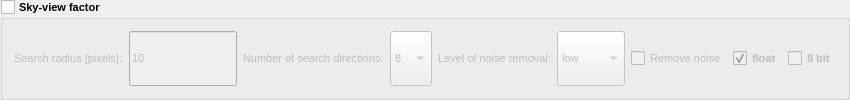
                  <widget class="QGroupBox" name="group_sky_view">
                   <property name="enabled">
                    <bool>true</bool>
                   </property>
                   <property name="sizePolicy">
                    <sizepolicy hsizetype="Preferred" vsizetype="Preferred">
                     <horstretch>0</horstretch>
                     <verstretch>0</verstretch>
                    </sizepolicy>
                   </property>
                   <property name="font">
                    <font>
                     <pointsize>8</pointsize>
                     <weight>75</weight>
                     <bold>true</bold>
                    </font>
                   </property>
                   <property name="accessibleDescription">
                    <string>sky_view_factor</string>
                   </property>
                   <property name="autoFillBackground">
                    <bool>false</bool>
                   </property>
                   <property name="title">
                    <string>Sky-view factor</string>
                   </property>
                   <property name="flat">
                    <bool>false</bool>
                   </property>
                   <property name="checkable">
                    <bool>true</bool>
                   </property>
                   <property name="checked">
                    <bool>false</bool>
                   </property>
                   <layout class="QHBoxLayout" name="horizontalLayout_18" stretch="0,0,0">
                    <item>
                     <layout class="QHBoxLayout" name="horizontalLayout_43">
                      <item>
                       <widget class="QLabel" name="label_43">
                        <property name="sizePolicy">
                         <sizepolicy hsizetype="Preferred" vsizetype="Preferred">
                          <horstretch>0</horstretch>
                          <verstretch>0</verstretch>
                         </sizepolicy>
                        </property>
                        <property name="font">
                         <font>
                          <pointsize>8</pointsize>
                          <weight>50</weight>
                          <bold>false</bold>
                         </font>
                        </property>
                        <property name="text">
                         <string>Search radius [pixels]:</string>
                        </property>
                       </widget>
                      </item>
                      <item>
                       <widget class="QLineEdit" name="line_svf_r_max">
                        <property name="sizePolicy">
                         <sizepolicy hsizetype="Preferred" vsizetype="Preferred">
                          <horstretch>0</horstretch>
                          <verstretch>0</verstretch>
                         </sizepolicy>
                        </property>
                        <property name="font">
                         <font>
                          <pointsize>8</pointsize>
                          <weight>50</weight>
                          <bold>false</bold>
                         </font>
                        </property>
                        <property name="accessibleDescription">
                         <string>search_radius</string>
                        </property>
                        <property name="inputMask">
                         <string>009</string>
                        </property>
                        <property name="text">
                         <string>10</string>
                        </property>
                        <property name="maxLength">
                         <number>3</number>
                        </property>
                        <property name="frame">
                         <bool>true</bool>
                        </property>
                        <property name="placeholderText">
                         <string/>
                        </property>
                        <property name="clearButtonEnabled">
                         <bool>false</bool>
                        </property>
                       </widget>
                      </item>
                      <item>
                       <widget class="QLabel" name="label_44">
                        <property name="sizePolicy">
                         <sizepolicy hsizetype="Preferred" vsizetype="Preferred">
                          <horstretch>0</horstretch>
                          <verstretch>0</verstretch>
                         </sizepolicy>
                        </property>
                        <property name="font">
                         <font>
                          <pointsize>8</pointsize>
                          <weight>50</weight>
                          <bold>false</bold>
                         </font>
                        </property>
                        <property name="text">
                         <string>Number of search directions:</string>
                        </property>
                       </widget>
                      </item>
                      <item>
                       <widget class="QComboBox" name="combo_svf_n_dir">
                        <property name="sizePolicy">
                         <sizepolicy hsizetype="Preferred" vsizetype="Preferred">
                          <horstretch>0</horstretch>
                          <verstretch>0</verstretch>
                         </sizepolicy>
                        </property>
                        <property name="font">
                         <font>
                          <pointsize>8</pointsize>
                          <weight>50</weight>
                          <bold>false</bold>
                         </font>
                        </property>
                        <property name="accessibleDescription">
                         <string>svf_directions</string>
                        </property>
                        <property name="currentText">
                         <string>8</string>
                        </property>
                        <item>
                         <property name="text">
                          <string>8</string>
                         </property>
                        </item>
                        <item>
                         <property name="text">
                          <string>16</string>
                         </property>
                        </item>
                        <item>
                         <property name="text">
                          <string>32</string>
                         </property>
                        </item>
                       </widget>
                      </item>
                      <item>
                       <widget class="QLabel" name="label_45">
                        <property name="sizePolicy">
                         <sizepolicy hsizetype="Preferred" vsizetype="Preferred">
                          <horstretch>0</horstretch>
                          <verstretch>0</verstretch>
                         </sizepolicy>
                        </property>
                        <property name="font">
                         <font>
                          <pointsize>8</pointsize>
                          <weight>50</weight>
                          <bold>false</bold>
                         </font>
                        </property>
                        <property name="text">
                         <string>Level of noise removal:</string>
                        </property>
                       </widget>
                      </item>
                      <item>
                       <widget class="QComboBox" name="combo_svf_noise">
                        <property name="sizePolicy">
                         <sizepolicy hsizetype="Preferred" vsizetype="Preferred">
                          <horstretch>0</horstretch>
                          <verstretch>0</verstretch>
                         </sizepolicy>
                        </property>
                        <property name="font">
                         <font>
                          <pointsize>8</pointsize>
                          <weight>50</weight>
                          <bold>false</bold>
                         </font>
                        </property>
                        <property name="accessibleDescription">
                         <string>noise_removal</string>
                        </property>
                        <item>
                         <property name="text">
                          <string>low</string>
                         </property>
                        </item>
                        <item>
                         <property name="text">
                          <string>medium</string>
                         </property>
                        </item>
                        <item>
                         <property name="text">
                          <string>high</string>
                         </property>
                        </item>
                       </widget>
                      </item>
                      <item>
                       <widget class="QCheckBox" name="check_svf_noise">
                        <property name="sizePolicy">
                         <sizepolicy hsizetype="Preferred" vsizetype="Preferred">
                          <horstretch>0</horstretch>
                          <verstretch>0</verstretch>
                         </sizepolicy>
                        </property>
                        <property name="font">
                         <font>
                          <pointsize>8</pointsize>
                          <weight>50</weight>
                          <bold>false</bold>
                         </font>
                        </property>
                        <property name="accessibleDescription">
                         <string>remove_noise</string>
                        </property>
                        <property name="text">
                         <string>Remove noise</string>
                        </property>
                       </widget>
                      </item>
                     </layout>
                    </item>
                    <item>
                     <spacer name="horizontalSpacer_11">
                      <property name="orientation">
                       <enum>Qt::Horizontal</enum>
                      </property>
                      <property name="sizeType">
                       <enum>QSizePolicy::Expanding</enum>
                      </property>
                      <property name="sizeHint" stdset="0">
                       <size>
                        <width>0</width>
                        <height>20</height>
                       </size>
                      </property>
                     </spacer>
                    </item>
                    <item>
                     <layout class="QHBoxLayout" name="horizontalLayout_9">
                      <item>
                       <widget class="QCheckBox" name="check_svf_float">
                        <property name="sizePolicy">
                         <sizepolicy hsizetype="Preferred" vsizetype="Preferred">
                          <horstretch>0</horstretch>
                          <verstretch>0</verstretch>
                         </sizepolicy>
                        </property>
                        <property name="font">
                         <font>
                          <pointsize>8</pointsize>
                         </font>
                        </property>
                        <property name="text">
                         <string>float</string>
                        </property>
                        <property name="checked">
                         <bool>true</bool>
                        </property>
                       </widget>
                      </item>
                      <item>
                       <widget class="QCheckBox" name="check_svf_8bit">
                        <property name="sizePolicy">
                         <sizepolicy hsizetype="Preferred" vsizetype="Preferred">
                          <horstretch>0</horstretch>
                          <verstretch>0</verstretch>
                         </sizepolicy>
                        </property>
                        <property name="font">
                         <font>
                          <pointsize>8</pointsize>
                         </font>
                        </property>
                        <property name="text">
                         <string>8 bit</string>
                        </property>
                       </widget>
                      </item>
                     </layout>
                    </item>
                   </layout>
                  </widget>
